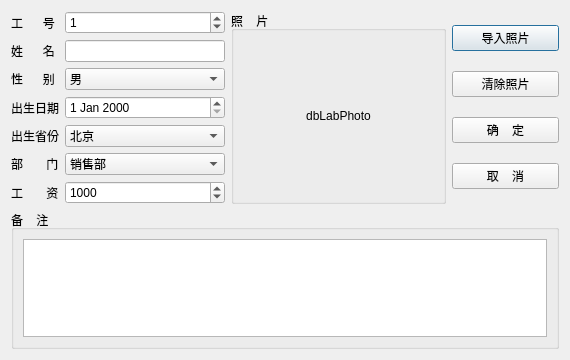
<?xml version="1.0" encoding="UTF-8"?>
<ui version="4.0">
 <class>TDialogData</class>
 <widget class="QDialog" name="TDialogData">
  <property name="geometry">
   <rect>
    <x>0</x>
    <y>0</y>
    <width>570</width>
    <height>360</height>
   </rect>
  </property>
  <property name="windowTitle">
   <string>Dialog</string>
  </property>
  <layout class="QGridLayout" name="gridLayout_2">
   <item row="0" column="0">
    <layout class="QVBoxLayout" name="verticalLayout_2">
     <item>
      <layout class="QHBoxLayout" name="horizontalLayout_2" stretch="2,2,1">
       <item>
        <layout class="QGridLayout" name="gridLayout">
         <item row="0" column="0">
          <widget class="QLabel" name="label_2">
           <property name="text">
            <string>工      号</string>
           </property>
          </widget>
         </item>
         <item row="7" column="0">
          <widget class="QLabel" name="label_8">
           <property name="text">
            <string>工       资</string>
           </property>
          </widget>
         </item>
         <item row="6" column="1">
          <widget class="QComboBox" name="dbComboDep">
           <item>
            <property name="text">
             <string>销售部</string>
            </property>
           </item>
           <item>
            <property name="text">
             <string>技术部</string>
            </property>
           </item>
           <item>
            <property name="text">
             <string>行政部</string>
            </property>
           </item>
          </widget>
         </item>
         <item row="2" column="1">
          <widget class="QComboBox" name="dbComboSex">
           <item>
            <property name="text">
             <string>男</string>
            </property>
           </item>
           <item>
            <property name="text">
             <string>女</string>
            </property>
           </item>
           <item>
            <property name="text">
             <string>未知</string>
            </property>
           </item>
          </widget>
         </item>
         <item row="6" column="0">
          <widget class="QLabel" name="label_7">
           <property name="text">
            <string>部       门</string>
           </property>
          </widget>
         </item>
         <item row="1" column="0">
          <widget class="QLabel" name="label_3">
           <property name="text">
            <string>姓      名</string>
           </property>
          </widget>
         </item>
         <item row="2" column="0">
          <widget class="QLabel" name="label_4">
           <property name="text">
            <string>性      别</string>
           </property>
          </widget>
         </item>
         <item row="5" column="0">
          <widget class="QLabel" name="label_6">
           <property name="text">
            <string>出生省份</string>
           </property>
          </widget>
         </item>
         <item row="5" column="1">
          <widget class="QComboBox" name="dbComboProvince">
           <item>
            <property name="text">
             <string>北京</string>
            </property>
           </item>
           <item>
            <property name="text">
             <string>河北</string>
            </property>
           </item>
           <item>
            <property name="text">
             <string>湖南</string>
            </property>
           </item>
           <item>
            <property name="text">
             <string>重庆</string>
            </property>
           </item>
           <item>
            <property name="text">
             <string>安徽</string>
            </property>
           </item>
           <item>
            <property name="text">
             <string>上海</string>
            </property>
           </item>
           <item>
            <property name="text">
             <string>湖北</string>
            </property>
           </item>
          </widget>
         </item>
         <item row="1" column="1">
          <widget class="QLineEdit" name="dbEditName"/>
         </item>
         <item row="0" column="1">
          <widget class="QSpinBox" name="dbSpinEmpNo">
           <property name="maximum">
            <number>9999</number>
           </property>
           <property name="value">
            <number>1</number>
           </property>
          </widget>
         </item>
         <item row="7" column="1">
          <widget class="QSpinBox" name="dbSpinSalary">
           <property name="maximum">
            <number>999999</number>
           </property>
           <property name="value">
            <number>1000</number>
           </property>
          </widget>
         </item>
         <item row="4" column="0">
          <widget class="QLabel" name="label_5">
           <property name="text">
            <string>出生日期</string>
           </property>
          </widget>
         </item>
         <item row="4" column="1">
          <widget class="QDateEdit" name="dbEditBirth"/>
         </item>
        </layout>
       </item>
       <item>
        <widget class="QGroupBox" name="groupBox_2">
         <property name="title">
          <string>照    片</string>
         </property>
         <layout class="QHBoxLayout" name="horizontalLayout_3">
          <item>
           <widget class="QLabel" name="LabPhoto">
            <property name="text">
             <string>dbLabPhoto</string>
            </property>
            <property name="alignment">
             <set>Qt::AlignCenter</set>
            </property>
           </widget>
          </item>
         </layout>
        </widget>
       </item>
       <item>
        <layout class="QVBoxLayout" name="verticalLayout">
         <item>
          <widget class="QPushButton" name="btnInput">
           <property name="text">
            <string>导入照片</string>
           </property>
           <property name="icon">
            <iconset resource="res.qrc">
             <normaloff>:/images/00.JPG</normaloff>:/images/00.JPG</iconset>
           </property>
          </widget>
         </item>
         <item>
          <widget class="QPushButton" name="btnClearPhoto">
           <property name="text">
            <string>清除照片</string>
           </property>
           <property name="icon">
            <iconset resource="res.qrc">
             <normaloff>:/images/103.bmp</normaloff>:/images/103.bmp</iconset>
           </property>
          </widget>
         </item>
         <item>
          <widget class="QPushButton" name="btnOK">
           <property name="text">
            <string>确    定</string>
           </property>
           <property name="icon">
            <iconset resource="res.qrc">
             <normaloff>:/images/704.bmp</normaloff>:/images/704.bmp</iconset>
           </property>
          </widget>
         </item>
         <item>
          <widget class="QPushButton" name="btnClose">
           <property name="text">
            <string>取    消</string>
           </property>
           <property name="icon">
            <iconset resource="res.qrc">
             <normaloff>:/images/706.bmp</normaloff>:/images/706.bmp</iconset>
           </property>
          </widget>
         </item>
        </layout>
       </item>
      </layout>
     </item>
     <item>
      <widget class="QGroupBox" name="groupBox_3">
       <property name="title">
        <string>备    注</string>
       </property>
       <layout class="QHBoxLayout" name="horizontalLayout">
        <item>
         <widget class="QPlainTextEdit" name="editMemo"/>
        </item>
       </layout>
      </widget>
     </item>
    </layout>
   </item>
  </layout>
 </widget>
 <resources>
  <include location="res.qrc"/>
 </resources>
 <connections>
  <connection>
   <sender>btnOK</sender>
   <signal>clicked()</signal>
   <receiver>TDialogData</receiver>
   <slot>accept()</slot>
   <hints>
    <hint type="sourcelabel">
     <x>507</x>
     <y>115</y>
    </hint>
    <hint type="destinationlabel">
     <x>284</x>
     <y>179</y>
    </hint>
   </hints>
  </connection>
  <connection>
   <sender>btnClose</sender>
   <signal>clicked()</signal>
   <receiver>TDialogData</receiver>
   <slot>reject()</slot>
   <hints>
    <hint type="sourcelabel">
     <x>507</x>
     <y>155</y>
    </hint>
    <hint type="destinationlabel">
     <x>284</x>
     <y>179</y>
    </hint>
   </hints>
  </connection>
 </connections>
</ui>
